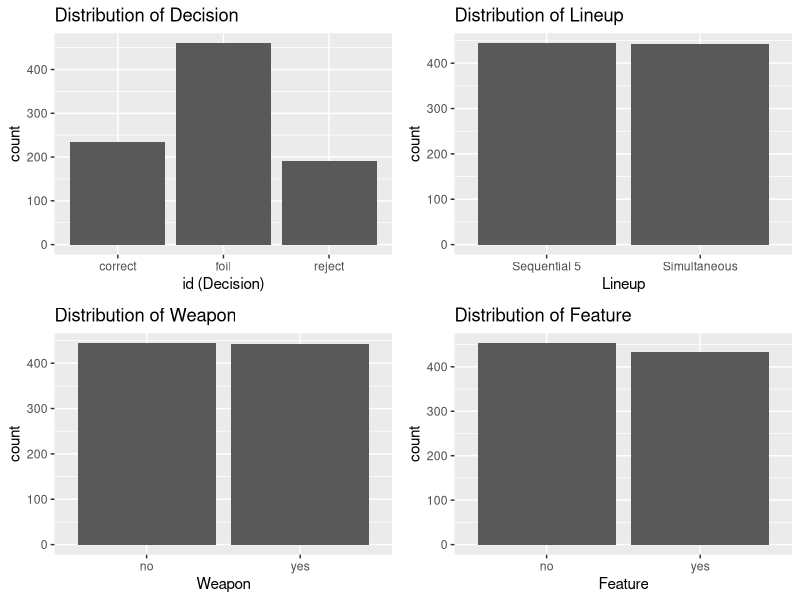
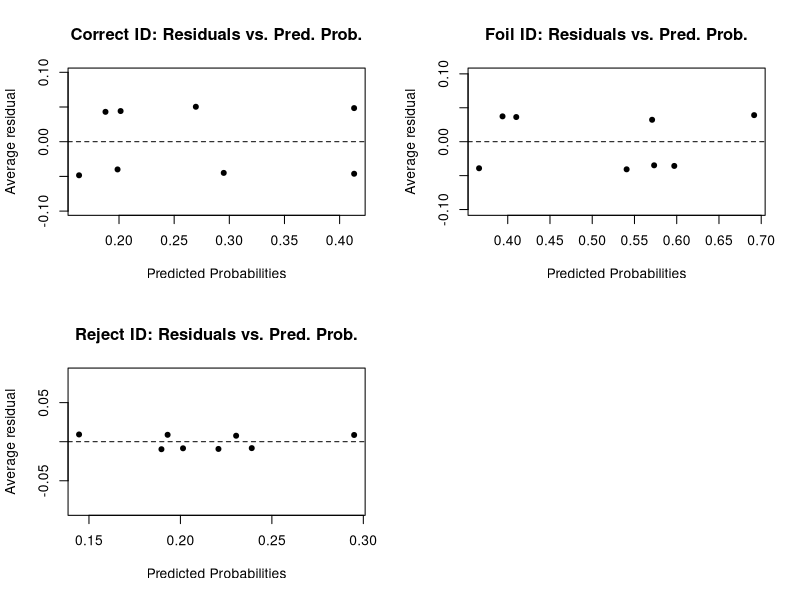

The R script that drew these images, in order:
## ---- chunk 1
knitr::opts_chunk$set(echo = TRUE,
                      warning=FALSE,
                      message=FALSE)
## ---- chunk 2
library(tidyverse)
library(knitr)
library(broom)
library(nnet)

# Include other libraries as needed
## ---- chunk 3
ew <- read_csv("data/eyewitness.csv")
p1 <- ggplot(data = ew, aes(x = id)) +
  geom_bar() + 
  labs(title = "Distribution of Decision", 
       x = "id (Decision)")
p2 <- ggplot(data = ew, aes(x = lineup)) +
  geom_bar() + 
  labs(title = "Distribution of Lineup", 
       x = "Lineup")

p3 <- ggplot(data = ew, aes(x = weapon)) +
  geom_bar() + 
  labs(title = "Distribution of Weapon", 
       x = "Weapon")

p4 <- ggplot(data = ew, aes(x = feature)) +
  geom_bar() + 
  labs(title = "Distribution of Feature", 
       x = "Feature")

cowplot::plot_grid(p1, p2, p3, p4, ncol = 2)
## ---- chunk 4
eye.witness <- read_csv("data/eyewitness.csv")
model2 <- multinom(id ~ lineup + weapon + feature + 
                       lineup*weapon + lineup*feature + 
                       weapon*feature,data=eye.witness)
## ---- chunk 5
#calculate residuals by ID type
pred.probs <- data.frame(predicted = predict(model2,type="probs"))

#indicator variables for decision type
eye.witness <- eye.witness %>% 
  mutate(correct = if_else(eye.witness$id=="correct",1,0),
         foil = if_else(eye.witness$id=="foil",1,0),
         reject = if_else(eye.witness$id=="reject",1,0))

#residuals for each ID
eye.witness <- eye.witness %>%
  mutate(correct.resid = correct - pred.probs$predicted.correct,
         foil.resid = foil - pred.probs$predicted.foil,
         reject.resid = reject - pred.probs$predicted.reject)
## ---- chunk 6
par(mfrow=c(2,2))
arm::binnedplot(x = pred.probs$predicted.correct, y = eye.witness$correct.resid, 
                main = "Correct ID: Residuals vs. Pred. Prob.", 
                xlab = "Predicted Probabilities", 
                col.int = FALSE)

arm::binnedplot(x = pred.probs$predicted.foil, y = eye.witness$foil.resid, 
                main = "Foil ID: Residuals vs. Pred. Prob.",
                xlab = "Predicted Probabilities",
                col.int = FALSE)

arm::binnedplot(x = pred.probs$predicted.reject, y = eye.witness$reject.resid, 
                main = "Reject ID: Residuals vs. Pred. Prob.",
                xlab = "Predicted Probabilities",
                col.int = FALSE)

## ---- chunk 7
#average residuals by ID and lineup 
eye.witness %>% group_by(lineup) %>%
  summarise(correct.avg = mean(correct.resid),
            foil.avg = mean(foil.resid),
            reject.avg=mean(reject.resid))


eye.witness %>% group_by(weapon) %>%
  summarise(correct.avg = mean(correct.resid),
            foil.avg = mean(foil.resid),
            reject.avg=mean(reject.resid))

eye.witness %>% group_by(feature) %>%
  summarise(correct.avg = mean(correct.resid),
            foil.avg = mean(foil.resid),
            reject.avg=mean(reject.resid))
